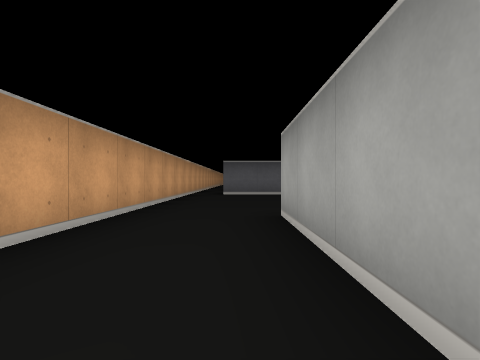
[1] (above)

24 first-person views from a walk through a cub3D ray-caster map. The camera is about half as high as the walls, looks level and sees 80° across. The floor is counted in squares. Each view is taken from the middle of a square. On the plan, view 1 faces up. The plan holds only what a view shows up to about 9 squares ahead; the rest is blank.

[2]
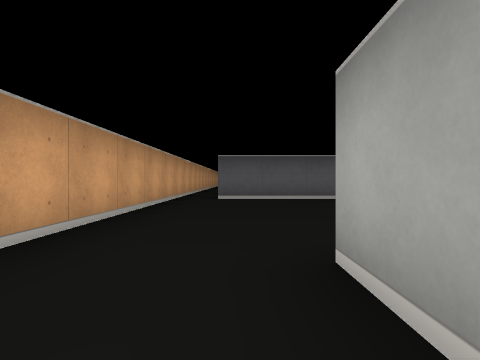

[3]
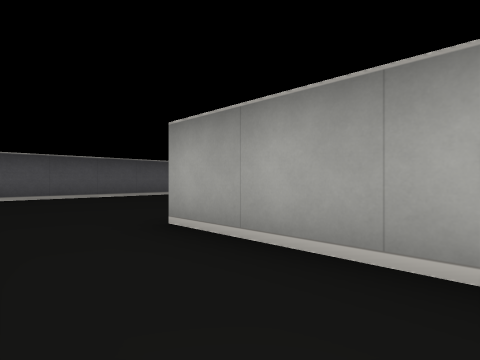

[4]
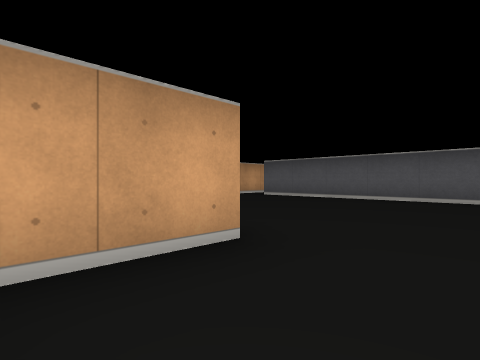

[5]
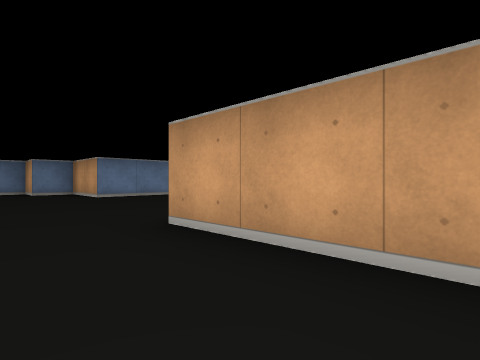

[6]
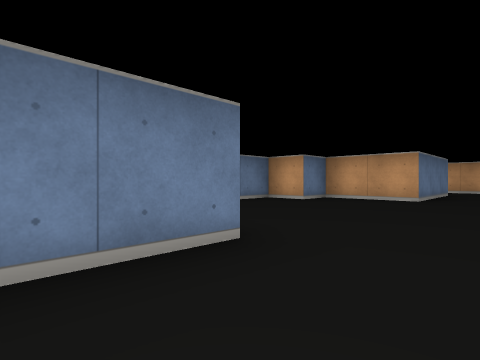

[7]
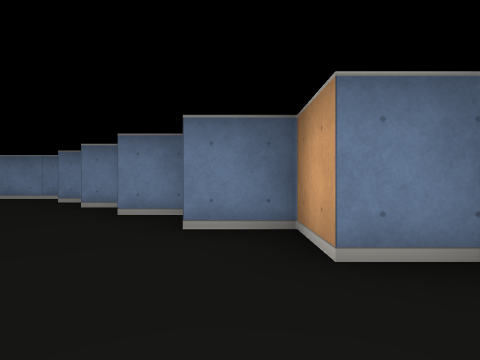

[8]
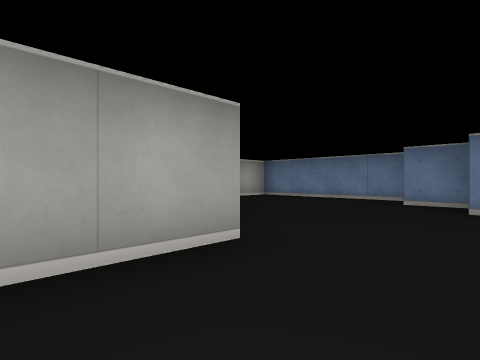

[9]
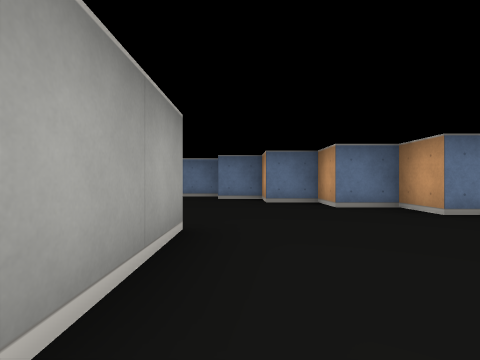

[10]
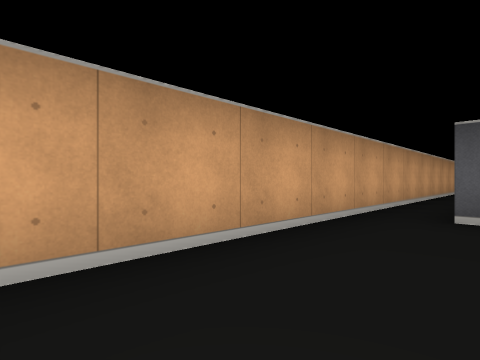

[11]
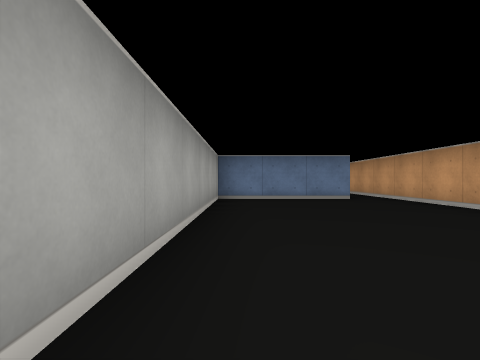

[12]
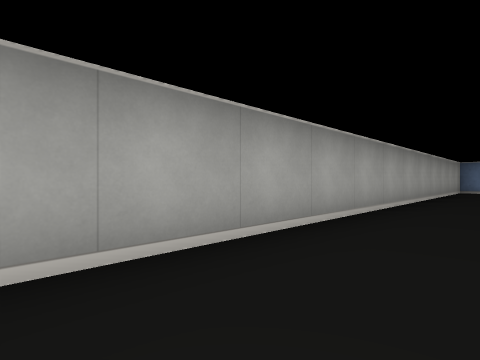

[13]
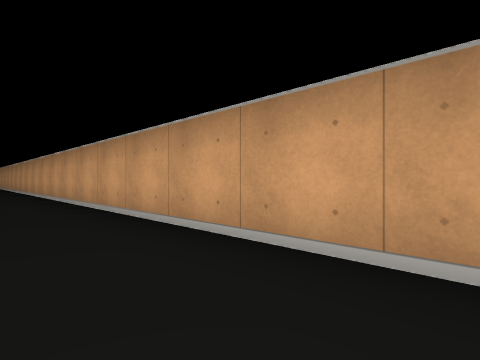

[14]
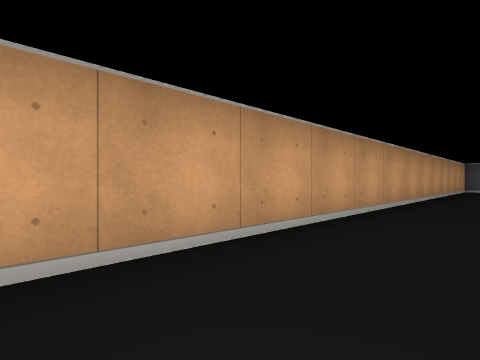

[15]
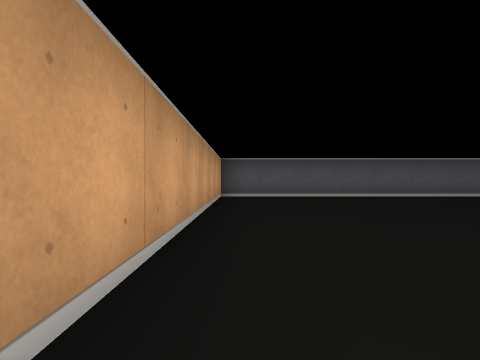

[16]
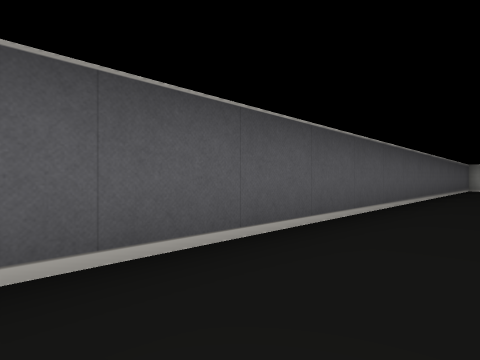

[17]
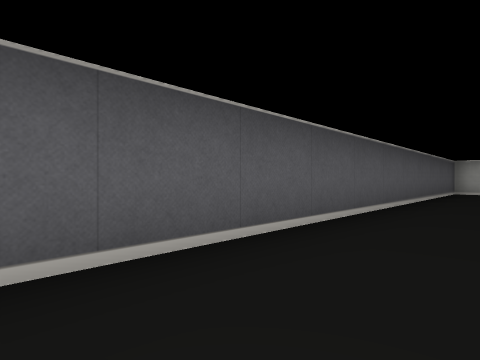

[18]
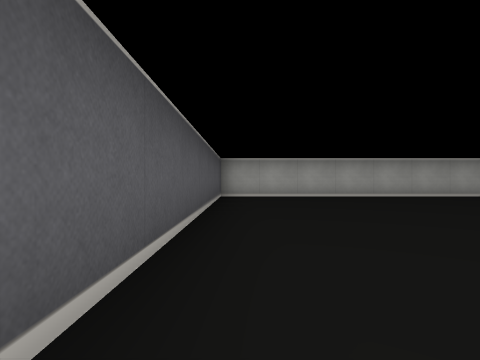

[19]
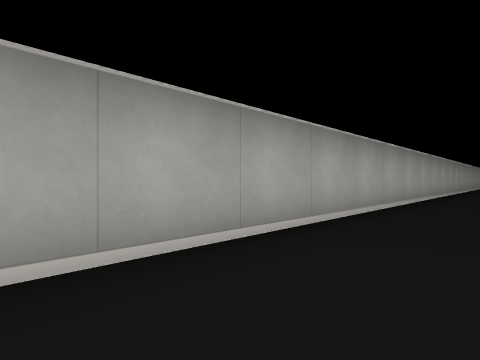

[20]
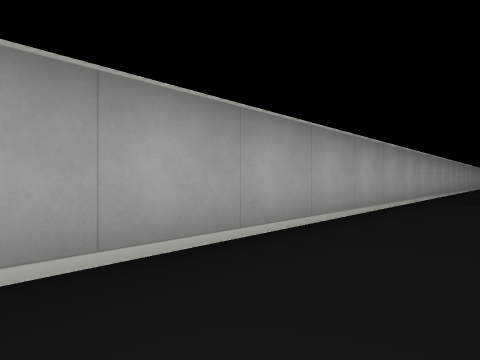

[21]
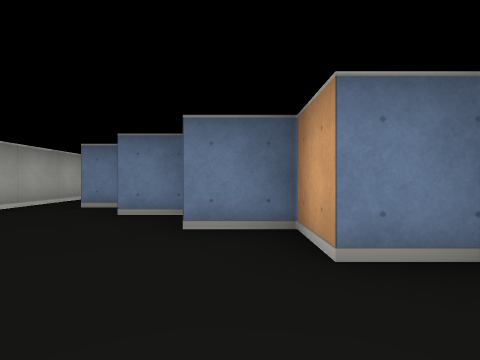

[22]
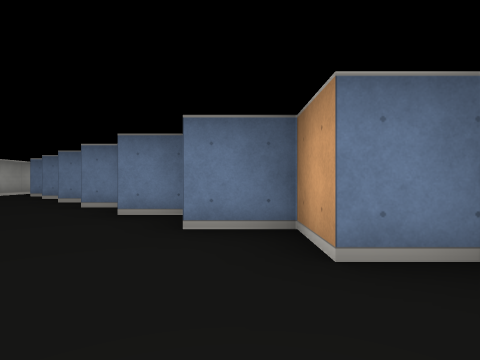

[23]
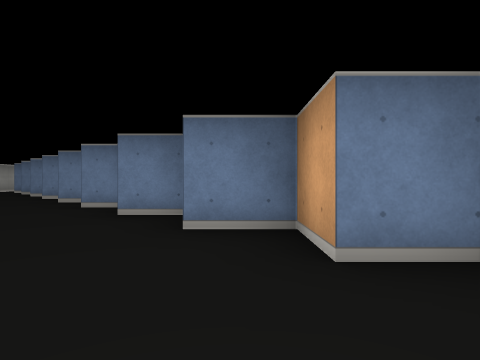

[24]
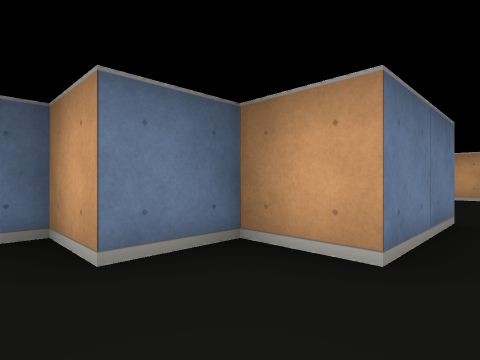

### Floor plan
Points are (right, up) in squares from view 1. A wall is a line through its corners. A room is listed if a view was taken in it or the views show most of it. See-through windows are left out.
Room 1 (views 1, 2, 3, 4, 5, 6, 7, 8, 9, 10)
walls: (8.5, 1.5) (8.5, 3.5) (9.9, 3.5); (4.5, 10.9) (4.5, 8.5) (-0.5, 8.5); (0.5, 0.5) (0.5, 3.5) (3.5, 3.5) (3.5, 1.5) (4.5, 1.5) (4.5, 0.5) (5.5, 0.5) (5.5, -0.5) (6.5, -0.5) (6.5, -1.5) (7.5, -1.5) (7.5, -2.5) (8.5, -2.5); (-1.5, 8.5) (-1.5, 1.8); (8.5, -3.5) (12.5, -3.5) (12.5, -2.5)
ways out: opening at (-1, 8) to room 2
Room 2 (views 11, 12, 13, 14, 15, 16, 17, 18, 19, 20, 21, 22, 23, 24)
walls: (6.6, 22.5) (7.5, 22.5) (7.5, 21.5) (8.5, 21.5); (2.5, 25.5) (4.5, 25.5) (4.5, 24.5) (5.5, 24.5) (5.5, 23.5) (6.5, 23.5); (8.6, 20.5) (9.5, 20.5); (9.6, 19.5) (10.5, 19.5) (10.5, 18.5) (11.5, 18.5); (11.6, 17.5) (12.5, 17.5); (12.9, 16.5) (13.5, 16.5); (-0.5, 13.5) (2.5, 13.5) (2.5, 24.9); (14.5, 11.8) (14.5, 33.5) (-1.5, 33.5) (-1.5, 8.5)
ways out: opening at (-1, 8) to room 1

Where each view was taken, in squares from view 1:
view 1: 0 up, 0 right, facing up
view 2: 2 up, 0 right, facing up
view 3: 1 up, 1 left, facing up-right
view 4: 2 up, 5 right, facing up-left
view 5: 11 up, 6 right, facing down-left
view 6: 5 up, 10 right, facing down-left
view 7: 3 up, 5 right, facing down
view 8: 3 up, 7 right, facing down-right
view 9: 4 up, 8 right, facing down
view 10: 5 up, 0 right, facing up-left
view 11: 20 up, 2 right, facing down
view 12: 25 up, 1 right, facing down-right
view 13: 23 up, 0 right, facing down-left
view 14: 21 up, 0 right, facing up-left
view 15: 26 up, 1 left, facing up
view 16: 32 up, 1 right, facing up-right
view 17: 32 up, 4 right, facing up-right
view 18: 33 up, 7 right, facing right
view 19: 29 up, 13 right, facing down-right
view 20: 23 up, 13 right, facing down-right
view 21: 21 up, 11 right, facing down
view 22: 24 up, 8 right, facing down
view 23: 26 up, 6 right, facing down
view 24: 26 up, 6 right, facing down-left
